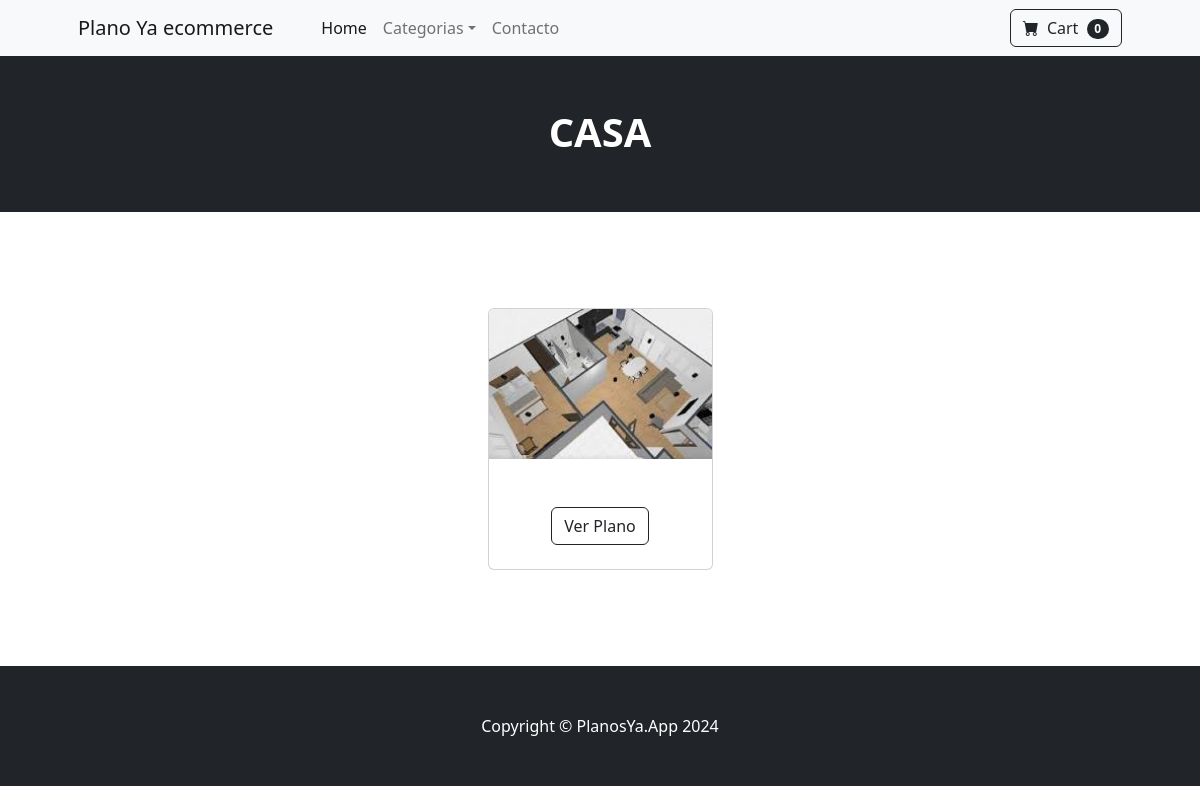
Page /category/CASA on the committed database.
### store/models.py (models this page shows, shortened)
class Category(models.Model):
    name = models.CharField(max_length=20)
    image = image = models.ImageField(upload_to='uploads/product/', blank=True, null=True)
    def __str__(self):
        return self.name

class Product(models.Model):
    name = models.CharField(max_length=50)
    code = models.IntegerField(default=0)
    price = models.IntegerField(default=0)
    dimension = models.IntegerField(default=0)
    cantRoom = models.IntegerField(default=0)
    cantFloor = models.IntegerField(default=0)
    description = models.CharField(max_length=250, default='', blank=True, null=True)
    image = models.ImageField(upload_to='uploads/product/')
    category = models.ForeignKey(Category, on_delete=models.CASCADE, default=1)
    inSale = models.BooleanField(default=False)
    salePrice = models.IntegerField(default=0)

### store/views.py (the view)
# urls.py: path('category/<str:foo>', views.category, name='category'),
def category(request, foo):
    foo = foo.replace('-', ' ')
    try:
        category = Category.objects.get(name=foo)
        products = Product.objects.filter(category=category)
        return render(request, 'category.html', {'products':products, 'category':category})
    except:
        messages.success(request, ("Esa categoria no existe"))
        return redirect('home')

### cart/context_processors.py (called while the page is built)
def cart(request):
    return {'cart': Cart(request)}

### store/templates/category.html
{% extends 'base.html' %}
{% block content %}
        <header class="bg-dark py-5">
            <div class="container px-4 px-lg-5 my-1">
                <div class="text-center text-white">
                    <h1 class="display-10 fw-bolder"> {{ category }} </h1>
                </div>
            </div>
        </header>
        <section class="py-5">
            <div class="container px-4 px-lg-5 mt-5">
                <div class="row gx-4 gx-lg-5 row-cols-2 row-cols-md-3 row-cols-xl-4 justify-content-center">
                    {% for product in products %}
                        <div class="col mb-5">
                            <div class="card h-100">
                                <img class="card-img-top" src="{{ product.image.url }}" alt="..." />
                                <br>
                                <div class="card-footer p-4 pt-0 border-top-0 bg-transparent">
                                    <br>
                                    <div class="text-center"><a class="btn btn-outline-dark mt-auto" href="{% url 'product' product.id %}">Ver Plano</a></div>
                                </div>
                            </div>
                        </div>
                    {% endfor %}
                </div>
            </div>
        </section>
{% endblock %}

### rows in the picture
Category: name "CASA"
Product: image (picture)
